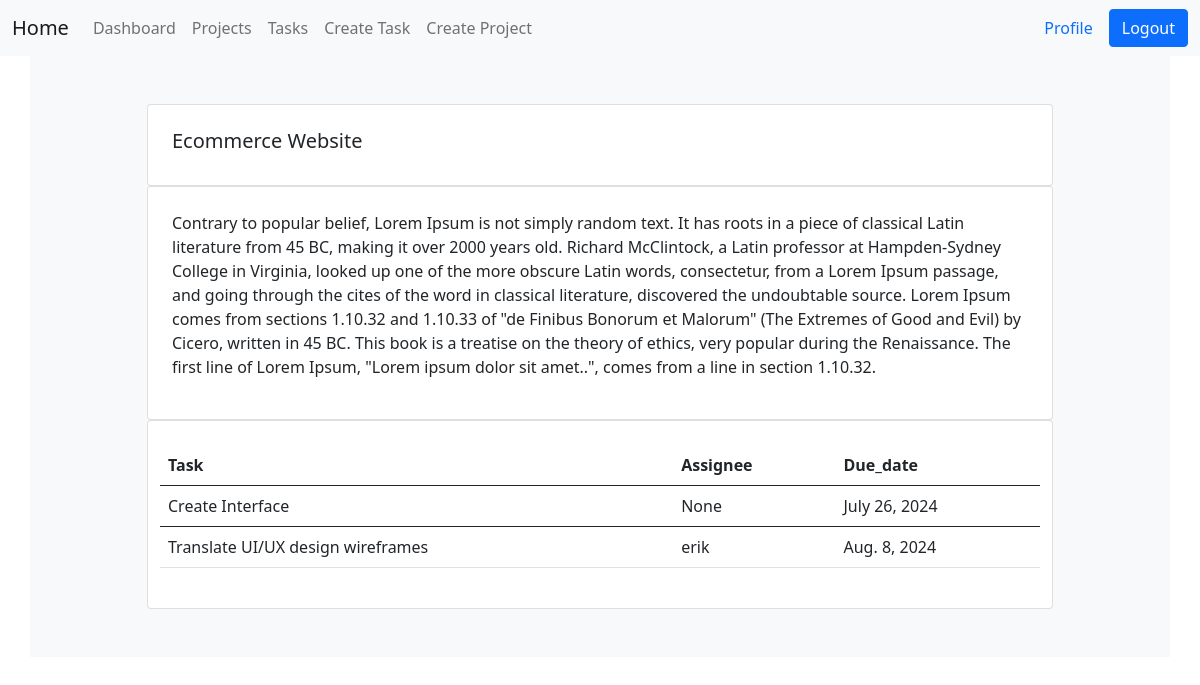
Page /projects/3 (signed in) on the committed database.
### projects/models.py (models this page shows, shortened)
class Project(models.Model):
    name = models.CharField(max_length=200,null=True,blank=True)
    description = models.TextField(null=True,blank=True)
    date_created = models.DateTimeField(auto_now_add=True,null=True,blank=True)
    class Meta:
       ordering = ['-date_created']

class Task(models.Model):
    TODO="TO DO"
    COMPLETED='COMPLETED'
    INPROGRESS='IN-PROGRESS'
    STATUS_CHOICES = [
        (TODO, 'TO DO'),
        (COMPLETED, 'COMPLETED'),
        (INPROGRESS, 'IN-PROGRESS'),
    ]
    title = models.CharField(max_length=150)
    description = models.TextField(null=True,blank=True)
    project = models.ForeignKey(Project,null=True,blank=True, on_delete=models.CASCADE)
    assignee = models.ForeignKey(User, null=True,blank=True, on_delete=models.SET_NULL)
    date_created = models.DateTimeField(auto_now_add=True)
    due_date = models.DateField(null=True,blank=True)
    status = models.CharField(max_length=50, choices=STATUS_CHOICES,null=True,blank=True,default= TODO)

### projects/views.py (the view)
# urls.py: path('projects/<int:pk>', views.projectDetail, name ='project-detail'),
@login_required
def projectDetail(request,pk):
   project = get_object_or_404(Project, id=pk)
   project_tasks = project.task_set.all()
   context = {'project':project,'project_tasks':project_tasks}
   return render(request, 'projects/project-detail.html',context)

### projects/templates/projects/project-detail.html
{% extends 'base.html' %}
{% block content %}
<div class="container  bg-light ">
     <div class="container py-5 h-100">
       <div class="row d-flex justify-content-center align-items-center h-500">
          <div class="col-md-12 col-xl-10">
             <div class="card mask-custom">
               <div class="card-body p-4 ">
                   <div class="row">
                      <h5 class="border-0 align-left">
                         {{ project.name }}
                      </h5>
                   </div>
                </div>
             </div>
             <div class="card mask-custom">
               <div class="card-body p-4 ">
                   <div class="row">
                      <p class="border-0 align-left">
                       {{ project.description }}
                      </p>
                   </div>
                </div>
             </div>
             <div class="card mask-custom">
               <div class="card-body p-4 ">
                   <div class="row">
                      <table class="table">
                       <thead>
                         <tr>
                           <th>Task</th>
                           <th>Assignee</th>
                           <th>Due_date</th>
                         </tr>
                       </thead>
                       {% for task in project_tasks %}
                       <tbody>
                         <tr>
                           <td>{{ task.title }}</td>
                           <td>{{ task.assignee }}</td>
                           <td>{{ task.due_date }}</td>
                         </tr>
                       </tbody>
                       {% endfor%}
                     </table>
                   </div>
                </div>
             </div>
          </div>
       </div>
    </div>
{% endblock content %}

### templates/base.html (shortened to what this page needs)
{% load static %}
<!doctype html>
<html lang="en">
   <head>
      <link href="https://cdn.jsdelivr.net/npm/bootstrap@5.0.2/dist/css/bootstrap.min.css" rel="stylesheet">
      <link rel="stylesheet" href=" " />
      <link rel="stylesheet" href="{% static 'projects/css/main.css' %}" type="text/css"  />
   </head>
   <body>
      {% include 'navbar.html' %}
      {% block content %}
      {% endblock content %}
   </body>
</html>

### templates/navbar.html (shortened to what this page needs)
<nav class="navbar navbar-expand-lg navbar-light bg-light">
    <div class="container-fluid">
       <a class="navbar-brand" href="{% url 'projects' %}">Home</a>
       <div class="collapse navbar-collapse" id="navbarSupportedContent">
         {% if request.user.is_authenticated %}
          <ul class="navbar-nav me-auto mb-2 mb-lg-0">
            <li class="nav-item">
               <a class="nav-link" href="{% url 'dashboard' %}">Dashboard </a>
            </li>
             <li class="nav-item">
                <a class="nav-link" href="{% url 'projects' %}">Projects </a>
             </li>
             <li class="nav-item">
                <a class="nav-link" href="{% url 'tasks' %}">Tasks</a>
             </li>
             <li class="nav-item">
                <a class="nav-link" href="{% url 'create-task' %}">Create Task</a>
             </li>
             <br>
             <li class="nav-item">
                <a class="nav-link" href="{% url 'create-project' %}">Create Project</a>
             </li>
          </ul>
       </div>
       <a class="nav-link" href="{% url 'update-profile' %}" role="button">Profile</a>
       <a class="btn btn-primary" href="{% url 'logout' %}" role="button">Logout</a>
       {% else %}
       <a class="btn btn-primary" href="{% url 'register'%}" role="button">Sign Up</a>
       <a class="btn btn-primary" href="{% url 'login'%}" role="button">Login</a>
       {% endif%}
    </div>
 </nav>

### rows in the picture
Project: name "Ecommerce Website", description "Contrary to popular belief, Lorem Ipsum is not simply random text. It has roots in a piece of classical Latin literature from 45 BC, making it over 2000 years old. Richard McClintock, a Latin professor at Hampden-Sydney College in Virginia, looked up one of the more obscure Latin words, consectetur, from a Lorem Ipsum passage, and going through the cites of the word in classical literature, discovered the undoubtable source. Lorem Ipsum comes from sections 1.10.32 and 1.10.33 of \"de Finibus Bonorum et Malorum\" (The Extremes of Good and Evil) by Cicero, written in 45 BC. This book is a treatise on the theory of ethics, very popular during the Renaissance. The first line of Lorem Ipsum,…"
Task: title "Create Interface", assignee "None", due_date "July 26, 2024"
Task: title "Translate UI/UX design wireframes", assignee "erik", due_date "Aug. 8, 2024"
